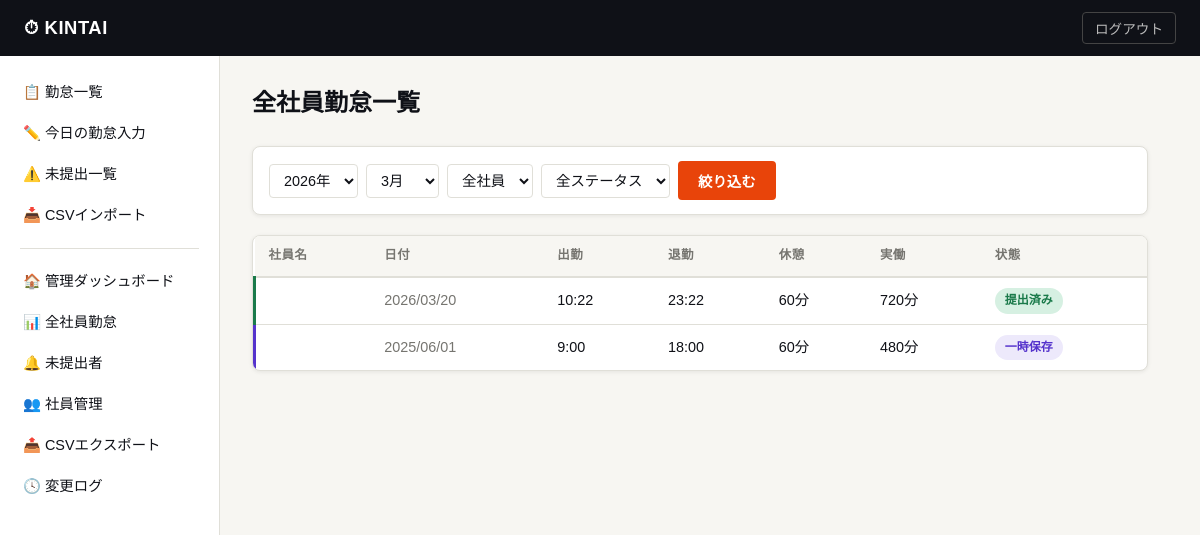
The app's page /admin-panel/workdays/ (signed in) with its own data.
### attendance/models.py (models this page shows, shortened)
class WorkDay(models.Model):
    class Status(models.TextChoices):
        DRAFT     = "DRAFT",     "一時保存"
        SUBMITTED = "SUBMITTED", "提出済み"
    user      = models.ForeignKey(
                    User, on_delete=models.CASCADE,
                    related_name="workdays", verbose_name="社員")
    date      = models.DateField(verbose_name="日付")
    clock_in  = models.TimeField(null=True, blank=True, verbose_name="出勤時刻")
    clock_out = models.TimeField(null=True, blank=True, verbose_name="退勤時刻")
    break_min = models.IntegerField(default=60, verbose_name="休憩時間（分）")
    note      = models.TextField(blank=True, default="", verbose_name="備考")
    status    = models.CharField(
                    max_length=16,
                    choices=Status.choices,
                    default=Status.DRAFT,
                    verbose_name="ステータス")
    created_at = models.DateTimeField(auto_now_add=True, null=True)
    updated_at = models.DateTimeField(auto_now=True,     null=True)
    class Meta:
        unique_together = [("user", "date")]
        ordering        = ["-date"]
        verbose_name      = "勤怠レコード"
        verbose_name_plural = "勤怠レコード"
    def calc_work_min(self):
        if not (self.clock_in and self.clock_out):
            return 0
        ci = self.clock_in  if hasattr(self.clock_in,  "hour") \
             else __import__("datetime").time.fromisoformat(str(self.clock_in))
        co = self.clock_out if hasattr(self.clock_out, "hour") \
             else __import__("datetime").time.fromisoformat(str(self.clock_out))
        total = (co.hour * 60 + co.minute) - (ci.hour * 60 + ci.minute)
        return max(0, total - self.break_min)

### attendance/views.py (the view)
# urls.py: path("admin-panel/workdays/",    views.AdminUsersView.as_view(),  name="admin_workdays"),
class AdminUsersView(StaffRequiredMixin, ListView):
    template_name       = "attendance/admin_users.html"
    context_object_name = "workdays"
    paginate_by         = 50
    def get_queryset(self):
        qs     = WorkDay.objects.select_related("user").all()
        year   = self.request.GET.get("year")
        month  = self.request.GET.get("month")
        uid    = self.request.GET.get("user")
        status = self.request.GET.get("status")
        if year and month:
            qs = qs.filter(date__year=year, date__month=month)
        if uid:
            qs = qs.filter(user_id=uid)
        if status:
            qs = qs.filter(status=status)
        return qs
    def get_context_data(self, **kwargs):
        ctx   = super().get_context_data(**kwargs)
        today = datetime.date.today()
        ctx.update({
            "page_title":     "全社員勤怠一覧",
            "users":          User.objects.filter(is_active=True).order_by("username"),
            "cur_year":       self.request.GET.get("year",   str(today.year)),
            "cur_month":      self.request.GET.get("month",  str(today.month)),
            "cur_user":       self.request.GET.get("user",   ""),
            "cur_status":     self.request.GET.get("status", ""),
            "status_choices": WorkDay.Status.choices,
            "year_choices":   ["2024", "2025", "2026"],
            "month_choices":  [str(m) for m in range(1, 13)],
        })
        return ctx

### attendance/context_processors.py (called while the page is built)
def global_context(request):
    if not request.user.is_authenticated:
        return {}
    unsubmitted_count = WorkDay.objects.filter(
        user=request.user,
        status=WorkDay.Status.DRAFT,
        clock_in__isnull=False,
        clock_out__isnull=False,
    ).count()
    return {
        "unsubmitted_count": unsubmitted_count,
    }

### attendance/views.py (called while the page is built)
    def test_func(self):
        return self.request.user.is_staff

### attendance/templates/attendance/admin_users.html (shortened to what this page needs)
{% extends "attendance/base.html" %}
{% block content %}
<div class="page-header">
  <h2>{{ page_title }}</h2>
</div>
<form method="get" class="filter-form">
  <select name="year">
    {% for y in year_choices %}
      <option value="{{ y }}"
        {% if y == cur_year %}selected{% endif %}>{{ y }}年</option>
    {% endfor %}
  </select>
  <select name="month">
    {% for m in month_choices %}
      <option value="{{ m }}"
        {% if m == cur_month %}selected{% endif %}>{{ m }}月</option>
    {% endfor %}
  </select>
  <select name="user">
    <option value="">全社員</option>
  </select>
  <select name="status">
    <option value="">全ステータス</option>
  </select>
  <button type="submit" class="btn btn-primary">絞り込む</button>
</form>
{% if workdays %}
<div class="data-table-wrap">
  <table class="data-table">
    <thead>
      <tr>
        <th>社員名</th>
        <th>日付</th>
        <th>出勤</th>
        <th>退勤</th>
        <th>休憩</th>
        <th>実働</th>
        <th>状態</th>
      </tr>
    </thead>
    <tbody>
      {% for wd in workdays %}
      <tr class="{% if wd.status == 'SUBMITTED' %}row-submitted{% else %}row-draft{% endif %}">
        <td class="td-name">{{ wd.user.last_name }} {{ wd.user.first_name }}</td>
        <td class="td-date">{{ wd.date|date:"Y/m/d" }}</td>
        <td>{{ wd.clock_in|default:"—" }}</td>
        <td>{{ wd.clock_out|default:"—" }}</td>
        <td>{{ wd.break_min }}分</td>
        <td>
          {% with m=wd.calc_work_min %}
            {% if m %}{{ m|floatformat:0 }}分{% else %}—{% endif %}
          {% endwith %}
        </td>
        <td>
          <span class="status-badge {% if wd.status == 'SUBMITTED' %}submitted{% else %}draft{% endif %}">
            {{ wd.get_status_display }}
          </span>
        </td>
      </tr>
      {% endfor %}
    </tbody>
  </table>
</div>
{% else %}
<div class="empty-state">該当するデータがありません</div>
{% endif %}
{% endblock %}

### attendance/templates/attendance/base.html (shortened to what this page needs)
{% load static %}
<!DOCTYPE html>
<html lang="ja">
<head>
  <link rel="stylesheet" href="{% static 'css/kintai.css' %}">
</head>
<body>
<div class="layout">
  <header class="header">
    <a href="{% if user.is_staff %}{% url 'admin_dash' %}{% else %}{% url 'workday_list' %}{% endif %}"
       class="header-logo">⏱ KINTAI</a>
    <div class="header-right">
      {% if user.is_authenticated %}
        <form method="post" action="{% url 'logout' %}" style="display:inline">
          <button type="submit" class="btn-logout">ログアウト</button>
        </form>
      {% endif %}
    </div>
  </header>
  <aside class="sidebar">
    <a href="{% url 'workday_list' %}"    class="sidebar-link">📋 勤怠一覧</a>
    <a href="{% url 'workday_edit' %}"    class="sidebar-link">✏️ 今日の勤怠入力</a>
    <a href="{% url 'unsubmitted_user' %}" class="sidebar-link">⚠️ 未提出一覧</a>
    <a href="{% url 'csv_import' %}"       class="sidebar-link">📥 CSVインポート</a>
    {% if user.is_staff %}
    <hr style="margin:12px 20px;border-color:var(--border)">
    <a href="{% url 'admin_dash' %}"       class="sidebar-link">🏠 管理ダッシュボード</a>
    <a href="{% url 'admin_workdays' %}"   class="sidebar-link">📊 全社員勤怠</a>
    <a href="{% url 'admin_unsub' %}"      class="sidebar-link">🔔 未提出者</a>
    <a href="{% url 'admin_user_list' %}"  class="sidebar-link">👥 社員管理</a>
    <a href="{% url 'admin_csv_export' %}" class="sidebar-link">📤 CSVエクスポート</a>
    <a href="{% url 'admin_changelog' %}"  class="sidebar-link">🕓 変更ログ</a>
    {% endif %}
  </aside>
  <main class="main-content">
    {% block content %}{% endblock %}
  </main>
</div>
</body>
</html>

### attendance/static/css/kintai.css (style rules this page uses)
:root { --ink: #0f1117; --paper: #f7f6f2; --surface: #ffffff; --accent: #e8440a; --ok: #1a7a4a; --warn: #b85c00; --draft: #5533cc; --border: #e0dfd8; --muted: #767570; --font-sans: "Noto Sans JP", sans-serif; --font-mono: "JetBrains Mono", "Courier New", monospace; --radius-sm: 4px; --radius-md: 8px; --radius-lg: 16px; --shadow-sm: 0 1px 4px rgba(0,0,0,.08); --shadow-md: 0 4px 16px rgba(0,0,0,.12); }
*, *::before, *::after { box-sizing: border-box; margin: 0; padding: 0; }
body { font-family: var(--font-sans); background: var(--paper); color: var(--ink); font-size: 16px; line-height: 1.6; }
a { color: var(--accent); text-decoration: none; }
.layout { display: grid; grid-template-columns: 220px 1fr; grid-template-rows: 56px 1fr; min-height: 100vh; }
.header { grid-column: 1 / -1; background: var(--ink); color: white; display: flex; align-items: center; justify-content: space-between; padding: 0 24px; position: sticky; top: 0; z-index: 100; }
.header-logo { font-size: 1.15rem; font-weight: 700; color: white; letter-spacing: .03em; }
.header-right { display: flex; align-items: center; gap: 14px; }
.btn-logout { background: none; border: 1px solid #444; color: #bbb; padding: 5px 12px; border-radius: var(--radius-sm); cursor: pointer; font-size: .85rem; font-family: var(--font-sans); transition: all .15s; }
.sidebar { background: var(--surface); border-right: 1px solid var(--border); padding: 16px 0; position: sticky; top: 56px; height: calc(100vh - 56px); overflow-y: auto; }
.sidebar-link { display: flex; align-items: center; gap: 8px; padding: 9px 20px; color: var(--ink); font-size: .9rem; border-left: 3px solid transparent; transition: all .15s; text-decoration: none; }
.sidebar hr { margin: 8px 20px; border: none; border-top: 1px solid var(--border); }
.main-content { padding: 28px 32px; max-width: 960px; }
.page-header { margin-bottom: 24px; }
.page-header h2 { font-size: 1.5rem; font-weight: 700; }
.btn { display: inline-flex; align-items: center; gap: 6px; padding: 9px 20px; border-radius: var(--radius-sm); border: none; cursor: pointer; font-size: .9rem; font-family: var(--font-sans); font-weight: 600; transition: opacity .15s; text-decoration: none; }
.btn-primary { background: var(--accent); color: white; }
.data-table-wrap { background: var(--surface); border: 1px solid var(--border); border-radius: var(--radius-md); overflow: hidden; box-shadow: var(--shadow-sm); margin-bottom: 16px; }
.data-table { width: 100%; border-collapse: collapse; font-size: .9rem; }
.data-table thead tr { background: var(--paper); border-bottom: 2px solid var(--border); }
.data-table th { padding: 10px 14px; text-align: left; font-size: .78rem; font-weight: 700; color: var(--muted); letter-spacing: .04em; text-transform: uppercase; }
.data-table td { padding: 10px 14px; border-bottom: 1px solid var(--border); }
.data-table tbody tr:last-child td { border-bottom: none; }
.data-table tbody tr.row-submitted { border-left: 3px solid var(--ok); }
.data-table tbody tr.row-draft { border-left: 3px solid var(--draft); }
.td-name { font-weight: 600; }
.td-date { color: var(--muted); }
.status-badge { display: inline-block; font-size: .75rem; padding: 3px 10px; border-radius: 100px; font-weight: 700; background: #f0f0f0; color: var(--muted); }
.status-badge.submitted, .submitted .status-badge { background: #d6f0e2; color: var(--ok); }
.status-badge.draft, .draft .status-badge { background: #ede9fb; color: var(--draft); }
.filter-form { display: flex; gap: 8px; flex-wrap: wrap; align-items: center; margin-bottom: 20px; background: var(--surface); border: 1px solid var(--border); border-radius: var(--radius-md); padding: 14px 16px; box-shadow: var(--shadow-sm); }
.filter-form select { padding: 7px 10px; border: 1px solid var(--border); border-radius: var(--radius-sm); font-size: .9rem; background: var(--surface); font-family: var(--font-sans); color: var(--ink); }

### records on screen
WorkDay: date "2026/03/20", clock_in "10:22", clock_out "23:22", break_min "60", calc_work_min "720", status "提出済み"
WorkDay: date "2025/06/01", clock_in "9:00", clock_out "18:00", break_min "60", calc_work_min "480", status "一時保存"

### other values on screen
{{ page_title }} "全社員勤怠一覧"
form field year "2026年"
form field month "3月"
